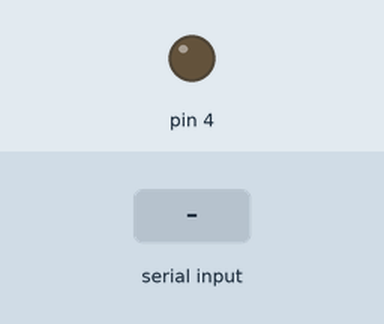
Simulated run of this sketch. Board: Arduino Uno, built with avr-gcc and run on an emulated ATmega328P. Parts: output pins drawn as LEDs (lit = HIGH). The inputs (shaded band) are chosen by the test bench. What the sketch prints to the serial monitor is not drawn.

Above: at 1.2 s.
1.3 s: "90,45\n" received over Serial
At 2.9 s:
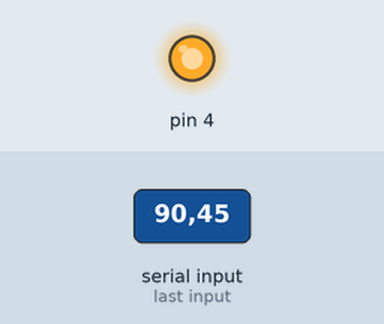
Timing chart, 0 to 4.4 s (numbered marks = the images above; inputs shaded):
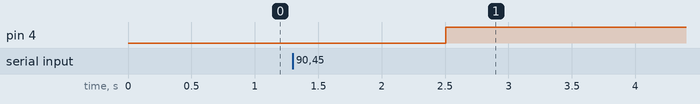

The sketch:

SWITCH.ino
```cpp
int a;

void setup() {
  Serial.begin(9600);
  pinMode(4, OUTPUT);
}
void loop() {
  Serial.print("enter the value:");
  while(Serial.available()==0){}
  a=Serial.parseInt();

  if (!a){
    digitalWrite(4, HIGH);
    Serial.print("LED ON");
    delay(100);
  }
  else{
    digitalWrite(4, LOW);
    delay(100);

  }


}
```

Measured:
- after the input at 1.3 s, pin 4: LOW → HIGH after 1.2 s
